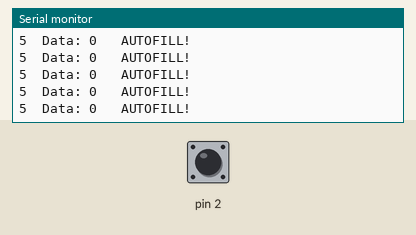
Recording of a sketch running on a simulated Arduino Uno, built with avr-gcc and run on an emulated ATmega328P. On the bench: the last lines printed to the serial monitor. Inputs (shaded band) come from the test bench; at power-on: pin 2 HIGH.

Above: at 1.2 s.
1.3 s: pin 2 pulled LOW for 0.15 s
4.4 s: pin 2 pulled LOW for 1 s
At 4.9 s:
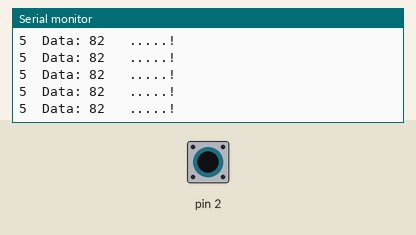
8.4 s: pin 2 pulled LOW for 0.15 s
11.5 s: pin 2 pulled LOW for 1 s
At 12.5 s:
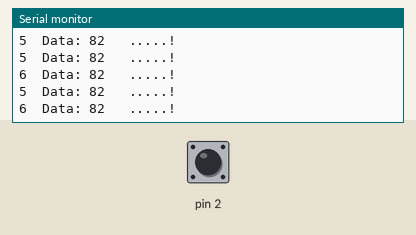
15.5 s: pin 2 pulled LOW for 1 s
At 16.4 s:
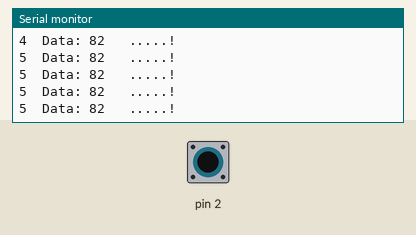
19.5 s: pin 2 pulled LOW for 0.15 s
Timing chart, 0 to 22.5 s (numbered marks = the images above; inputs shaded):
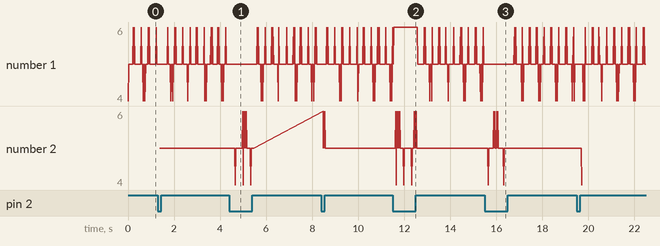

Measured:
- after the input at 4.4 s, the serial monitor: prints a new line after 0.26 s (image 1)
- after the input at 11.5 s, the serial monitor: prints a new line after 0.15 s (image 2)
- after the input at 15.5 s, the serial monitor: prints a new line after 0.15 s (image 3)

The sketch:

CapSense.ino
```cpp
#include <CapacitiveSensor.h>
#define SetAutoFilltoZero 35

//Defining pins 2 and 4 to be the capacitive sensor
CapacitiveSensor capsense4_2 = CapacitiveSensor(4,2);

void setup() {
  capsense4_2.set_CS_AutocaL_Millis(0xFFFFFFFF);
  // Setting up serial to write to terminal log
  Serial.begin(9600);
}

void loop() {
  //Raw cap sense data
  long autofill;
  //Set time since program started
  long start_time = millis();

  autofill = capsense4_2.capacitiveSensor(50); //30 Raw sensor samples
  autofill -= SetAutoFilltoZero;
  autofill /= 90;
  if(autofill <=0) {
    Serial.print(millis() - start_time);
    Serial.print("\t");
    Serial.print("Data: ");
    Serial.print(autofill);
    Serial.println("\t AUTOFILL!");
  }


  else{
    Serial.print(millis() - start_time);
    Serial.print("\t");
    Serial.print("Data: ");
    Serial.print(autofill);
    Serial.println("\t .....!");
  }
}
```
